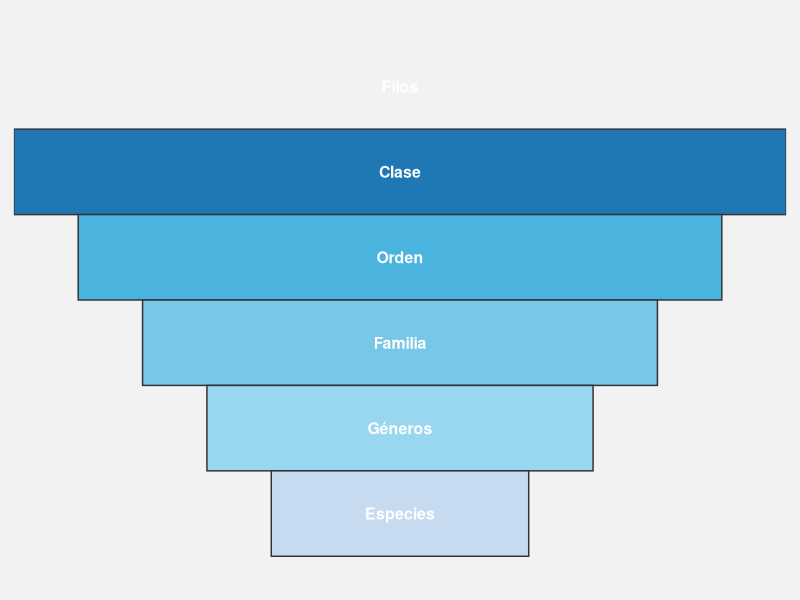
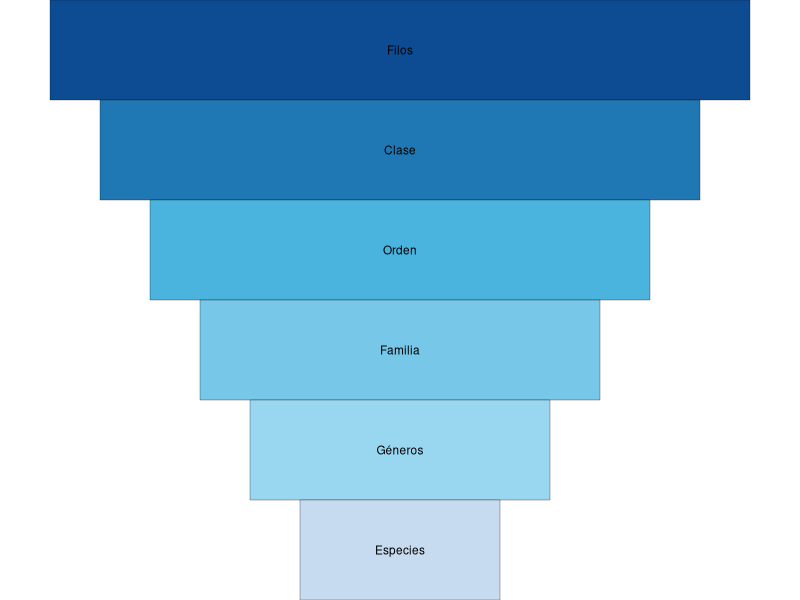

Write the R code that produced these figures, in order.
# Carga el paquete ggplot2
library(ggplot2)


# Definir los niveles, tamaños y colores
niveles <- c("Filos",  "Clase", "Orden", "Familia", "Géneros", "Especies")
anchos <- c(7, 6,5, 4, 3, 2)  # Anchos para cada nivel
#colores <- c("#1f78b4", "#6baed6", "#c6dbef") # Tonos de azul
colores <- c("#0d4c92","#1f78b4", "#4ab4de", "#76c7e8", "#99d6f0", "#c6dbef")


# Crear el dataframe con los niveles, sus posiciones y anchos
df <- data.frame(
  Nivel = factor(niveles, levels = niveles),
  Posicion = c(6,5,4,3,2,1),
  Ancho = anchos
)

# Crear el gráfico
g <- ggplot(df, aes(x = 0, y = Posicion, fill = Nivel, width = Ancho)) +
  geom_tile(color = "black", height = 1) +
  geom_text(aes(label = Nivel), color = "black", size = 3, vjust = 0.5) +
  scale_y_continuous(expand = c(0, 0)) +
  scale_x_continuous(limits = c(-4, 4), expand = c(0, 0)) +
  scale_fill_manual(values = colores) +
  theme_void() +
  theme(legend.position = "none") +
  #coord_flip()
  theme(legend.position = "none")

ggsave(g, file = sprintf("%s/Niveles_tax2.png", pipe_data), height = 1.2, width = 2.2)

library(ggplot2)

g <- ggplot(df, aes(x = 0, y = Posicion, fill = Nivel, width = Ancho)) +
  geom_tile(color = "grey20", height = 1, size = 0.5) + # Ajusta color y tamaño del borde
  geom_text(aes(label = Nivel), color = "white", size = 4, vjust = 0.5, fontface = "bold") + # Estilo de texto
  scale_y_continuous(expand = c(0.05, 0.05)) + # Añade un pequeño margen en el eje Y
  scale_x_continuous(limits = c(-3, 3), expand = c(0, 0)) +
  scale_fill_manual(values = colores) +
  theme_void() +
  theme(
    legend.position = "none",
    plot.background = element_rect(fill = "grey95", color = NA), # Fondo claro para el gráfico
    plot.margin = margin(10, 10, 10, 10) # Ajusta los márgenes
  ) +
  theme(panel.grid.major = element_blank(), panel.grid.minor = element_blank())

g
